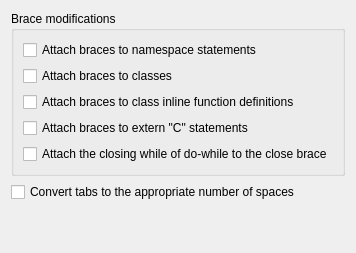
     <widget class="QWidget" name="tab">
      <attribute name="title">
       <string>Basic</string>
      </attribute>
      <layout class="QVBoxLayout" name="verticalLayout_3">
       <item>
        <widget class="QGroupBox" name="groupBox_2">
         <property name="title">
          <string>Brace modifications</string>
         </property>
         <layout class="QVBoxLayout" name="verticalLayout">
          <item>
           <widget class="QCheckBox" name="chkAttachNamespaces">
            <property name="text">
             <string>Attach braces to namespace statements</string>
            </property>
           </widget>
          </item>
          <item>
           <widget class="QCheckBox" name="chkAttachClasses">
            <property name="text">
             <string>Attach braces to classes</string>
            </property>
           </widget>
          </item>
          <item>
           <widget class="QCheckBox" name="chkAttachInline">
            <property name="text">
             <string>Attach braces to class inline function definitions</string>
            </property>
           </widget>
          </item>
          <item>
           <widget class="QCheckBox" name="chkAttachExternC">
            <property name="text">
             <string>Attach braces to extern &quot;C&quot; statements</string>
            </property>
           </widget>
          </item>
          <item>
           <widget class="QCheckBox" name="chkAttachClosingWhile">
            <property name="text">
             <string>Attach the closing while of do-while to the close brace</string>
            </property>
           </widget>
          </item>
         </layout>
        </widget>
       </item>
       <item>
        <widget class="QCheckBox" name="chkConvertTabs">
         <property name="text">
          <string>Convert tabs to the appropriate number of spaces</string>
         </property>
        </widget>
       </item>
       <item>
        <spacer name="verticalSpacerBasic">
         <property name="orientation">
          <enum>Qt::Vertical</enum>
         </property>
         <property name="sizeHint" stdset="0">
          <size>
           <width>20</width>
           <height>40</height>
          </size>
         </property>
        </spacer>
       </item>
      </layout>
     </widget>
